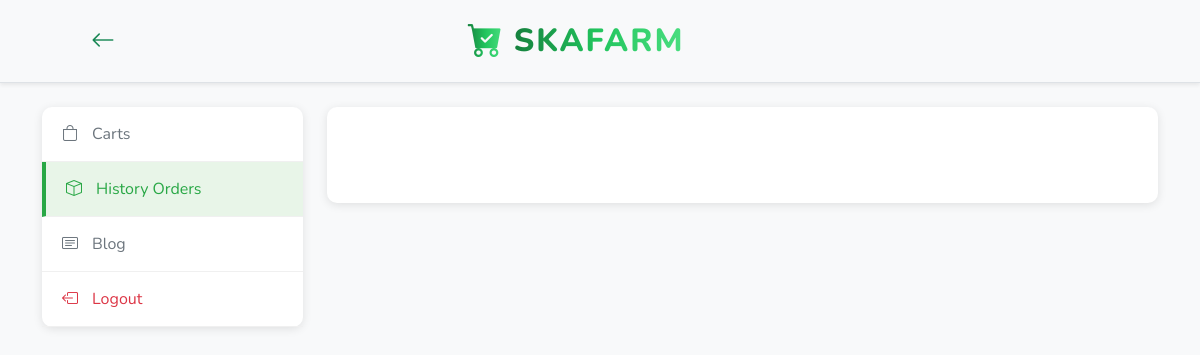
Before: /index.php?controller=detailtransaksi&action=myhistory (signed in) with the older database file.
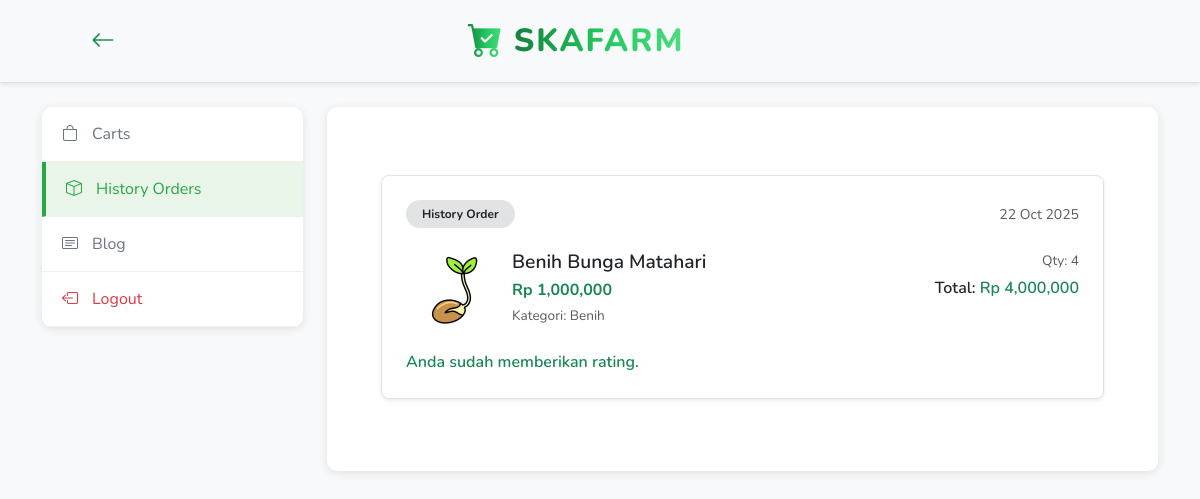
After: the same page with the newer database file.
### tables this page shows
CREATE TABLE `master_transaksi` (
  `id_transaksi` int NOT NULL,
  `kode_transaksi` varchar(500) NOT NULL,
  `kode_user` int NOT NULL,
  `tanggal_transaksi` date NOT NULL,
  `total_harga` int NOT NULL,
  `status` enum('pending','selesai') NOT NULL DEFAULT 'pending',
  `metode_pembayaran` enum('tunai','ovo','gopay','qris') NOT NULL,
  `alamat` text NOT NULL
);

CREATE TABLE `produk` (
  `kode_produk` varchar(255) NOT NULL,
  `nama_barang` varchar(255) NOT NULL,
  `satuan` varchar(255) NOT NULL,
  `harga` bigint NOT NULL,
  `img` text NOT NULL,
  `stok` int NOT NULL,
  `kode_gudang` varchar(255) NOT NULL,
  `kategori_id` int NOT NULL,
  `deskripsi` varchar(255) NOT NULL
);

CREATE TABLE `master_kategori` (
  `kode_kategori` int NOT NULL,
  `img` text NOT NULL,
  `nama_kategori` varchar(255) NOT NULL
);

CREATE TABLE `detail_transaksi` (
  `id_detail` int NOT NULL,
  `id_transaksi` int NOT NULL,
  `kode_produk` varchar(255) NOT NULL,
  `qty` int NOT NULL,
  `harga_satuan` int NOT NULL,
  `harga_total` int NOT NULL
);

### controllers/DetailtransaksiController.php (called while the page is built, shortened)
<?php
class DetailtransaksiController
{
    private $detailTransaksiModel;
    public function __construct($conn)
    {
        require_once 'models/DetailTransaksi.php';
        $this->detailTransaksiModel = new Detailtransaksi($conn);
    }
    public function myhistory()
    {
        $kode_user = $_SESSION['user_id'];
        $historyItems = $this->detailTransaksiModel->getHistory($kode_user);
        include 'views/landingPage/history.php';
    }
}

### models/DetailTransaksi.php (called while the page is built, shortened)
<?php
class Detailtransaksi
{
    private $conn;
    public function __construct($db)
    {
        $this->conn = $db;
    }
    public function getHistory($kode_user)
    {
        $query = "SELECT mt.kode_transaksi, b.kode_produk, b.nama_barang, b.harga, b.img,
                 k.nama_kategori, dt.qty, dt.harga_total, mt.tanggal_transaksi
          FROM master_transaksi mt
          JOIN detail_transaksi dt ON mt.id_transaksi = dt.id_transaksi
          JOIN produk b ON dt.kode_produk = b.kode_produk
          JOIN master_kategori k ON b.kategori_id = k.kode_kategori
          WHERE mt.kode_user = :kode_user
          ORDER BY mt.id_transaksi DESC";
        $stmt = $this->conn->prepare($query);
        $stmt->execute(['kode_user' => $kode_user]);
        return $stmt;
    }
    public function hasComment($kode_transaksi, $user_id)
    {
        $sql = "SELECT COUNT(*) FROM produks_ratings
            WHERE kode_transaksi = :kode_transaksi AND user_id = :user_id";
        $stmt = $this->conn->prepare($sql);
        $stmt->execute([
            'kode_transaksi' => $kode_transaksi,
            'user_id' => $user_id
        ]);
        return $stmt->fetchColumn() > 0;
    }
}

### views/landingPage/history.php (the view, shortened to what the changed rows need)
<?php require_once(__DIR__ . "/../components/landingPage/head.php"); ?>
<nav class="cart-navbar shadow-sm bg-body-tertiary border-bottom sticky-top z-3 py-3">
    <div class="container d-flex justify-content-between align-items-center px-3 px-lg-5 position-relative">
        <a class="btn position-relative z-1" href="index.php?controller=beranda&action=index" aria-label="Back">
            <i class="bi bi-arrow-left fs-4 text-success"></i>
        </a>
        <div class="position-absolute start-50 translate-middle-x text-center">
            <a class="navbar-brand me-4 me-lg-5 d-flex align-items-center text-decoration-none"
                href="index.php?controller=beranda&action=index">
                <i class="bi bi-cart-check-fill" style="
                        font-size: 2.2rem;
                        background: linear-gradient(90deg, #15803d, #22c55e, #4ade80);
                        -webkit-background-clip: text;
                        -webkit-text-fill-color: transparent;
                        margin-right: 10px;
                   "></i>
                <span class="logo-text-gradient">Skafarm</span>
            </a>
        </div>
    </div>
</nav>
<div class="container mt-4">
    <div class="row">
        <div class="col-md-3 mb-3">
            <div class="blog-sidebar d-none d-md-block">
                <div class="nav flex-column">
                    <a class="blog-nav-link text-decoration-none" href="index.php?controller=cart&action=mycart"><i
                            class="bi bi-bag"></i> Carts</a>
                    <a class="blog-nav-link active text-decoration-none"
                        href="index.php?controller=detailtransaksi&action=myhistory"><i class="bi bi-box"></i> History
                        Orders</a>
                    <a class="blog-nav-link text-decoration-none" href="index.php?controller=blog&action=myblog"><i
                            class="bi bi-card-text"></i> Blog</a>
                    <a class="blog-nav-link text-decoration-none blog-logout-link"
                        href="index.php?controller=auth&action=logout"><i class="bi bi-box-arrow-left"></i> Logout</a>
                </div>
            </div>
        </div>
        <div class="col-md-9">
            <div class="cart-main-content pt-5">
                <div class="cart-tab-content pb-5 mb-5 px-2 px-md-4" id="cartOrderTabContent">
                    <div class="tab-pane fade show active" id="cart-all-orders" role="tabpanel">
                        <?php foreach ($historyItems as $item): ?>
                            <?php
                            $img = 'default.jpg';
                            if (!empty($item['img'])) {
                                $decoded = json_decode($item['img'], true);
                                if (is_array($decoded) && count($decoded) > 0) {
                                    $img = $decoded[0];
                                } elseif (is_string($item['img'])) {
                                    $img = $item['img'];
                                }
                            }
                            $alreadyCommented = $this->detailTransaksiModel->hasComment($item['kode_transaksi'], $_SESSION['user_id']);
                            ?>
                            <div class="cart-order-card border rounded-3 shadow-sm bg-white p-3 p-md-4 mb-4">
                                <div class="d-flex justify-content-between align-items-center mb-3">
                                    <span class="badge bg-secondary-subtle text-dark px-3 py-2 rounded-pill">History
                                        Order</span>
                                    <small
                                        class="text-muted"><?= date("d M Y", strtotime($item['tanggal_transaksi'] ?? 'now')) ?></small>
                                </div>
                                <div
                                    class="d-flex flex-column flex-md-row align-items-start align-items-md-center justify-content-between gap-3">
                                    <div class="flex-shrink-0">
                                        <img src="uploads/<?= htmlspecialchars($img) ?>" class="rounded-3 img-fluid"
                                            style="width: 90px; height: 90px; object-fit: cover;">
                                    </div>
                                    <div
                                        class="flex-grow-1 w-100 d-flex flex-column flex-md-row justify-content-between gap-3">
                                        <div>
                                            <h6 class="fw-semibold mb-1"><?= htmlspecialchars($item['nama_barang']) ?></h6>
                                            <div class="text-success fw-bold mb-1">Rp <?= number_format($item['harga']) ?>
                                            </div>
                                            <div class="text-muted small">Kategori:
                                                <?= htmlspecialchars($item['nama_kategori']) ?>
                                            </div>
                                        </div>
                                        <div class="text-md-end">
                                            <div class="small text-muted mb-1">Qty: <?= htmlspecialchars($item['qty']) ?>
                                            </div>
                                            <div class="fw-semibold">
                                                Total: <span class="text-success">Rp
                                                    <?= number_format($item['harga_total']) ?></span>
                                            </div>
                                        </div>
                                    </div>
                                </div>
                                <?php if (!$alreadyCommented): ?>
                                    <button type="button"
                                        class="btn btn-success btn-sm mt-4 px-3 py-1 rounded-pill shadow-sm rating-btn">
                                        Rating
                                    </button>
                                    <form class="card-body p-2" method="POST"
                                        action="index.php?controller=beranda&action=comment" style="display: none;">
                                        <div class="mb-4">
                                            <label class="form-label text-muted small mb-2">Add Your Rating</label>
                                            <div class="text-secondary fs-4">
                                                <?php for ($i = 1; $i <= 5; $i++): ?>
                                                    <span class="star" style="cursor:pointer; font-size:24px;"
                                                        data-value="<?= $i ?>">
                                                        <i class="bi bi-star-fill"></i>
                                                    </span>
                                                <?php endfor; ?>
                                                <input type="hidden" name="kode_transaksi"
                                                    value="<?= htmlspecialchars((string) ($item['kode_transaksi'] ?? '')) ?>">
                                                <input type="hidden" id="rating" name="rating" required>
                                            </div>
                                        </div>
                                        <div class="mb-2">
                                            <label class="form-label fw-semibold text-dark mb-2">Write Your Review*</label>
                                            <textarea class="form-control form-control-lg border-2 rounded-3" name="comment"
                                                rows="4" placeholder="Bagikan pengalaman Anda..." required></textarea>
                                            <input type="hidden" name="kode_produk"
                                                value="<?= htmlspecialchars((string) ($item['kode_produk'] ?? '')) ?>">
                                        </div>
                                        <div class="d-flex justify-content-center justify-content-md-end">
                                            <button type="submit"
                                                class="btn btn-success btn-lg px-3 py-2 fw-bold rounded-3 shadow-sm">
                                                <i class="bi bi-send me-2"></i>Submit Review
                                            </button>
                                        </div>
                                    </form>
                                <?php else: ?>
                                    <div class="mt-3 text-success fw-semibold">Anda sudah memberikan rating.</div>
                                <?php endif; ?>
                            </div>
                        <?php endforeach; ?>
                    </div>
                </div>
            </div>
        </div>
    </div>
</div>

Changed rows visible on the page:
added master_transaksi: tanggal_transaksi "22 Oct 2025", produk.nama_barang "Benih Bunga Matahari", produk.harga "1,000,000", master_kategori.nama_kategori "Benih", detail_transaksi.qty "4", detail_transaksi.harga_total "4,000,000", kode_transaksi "Anda sudah memberikan rating."
